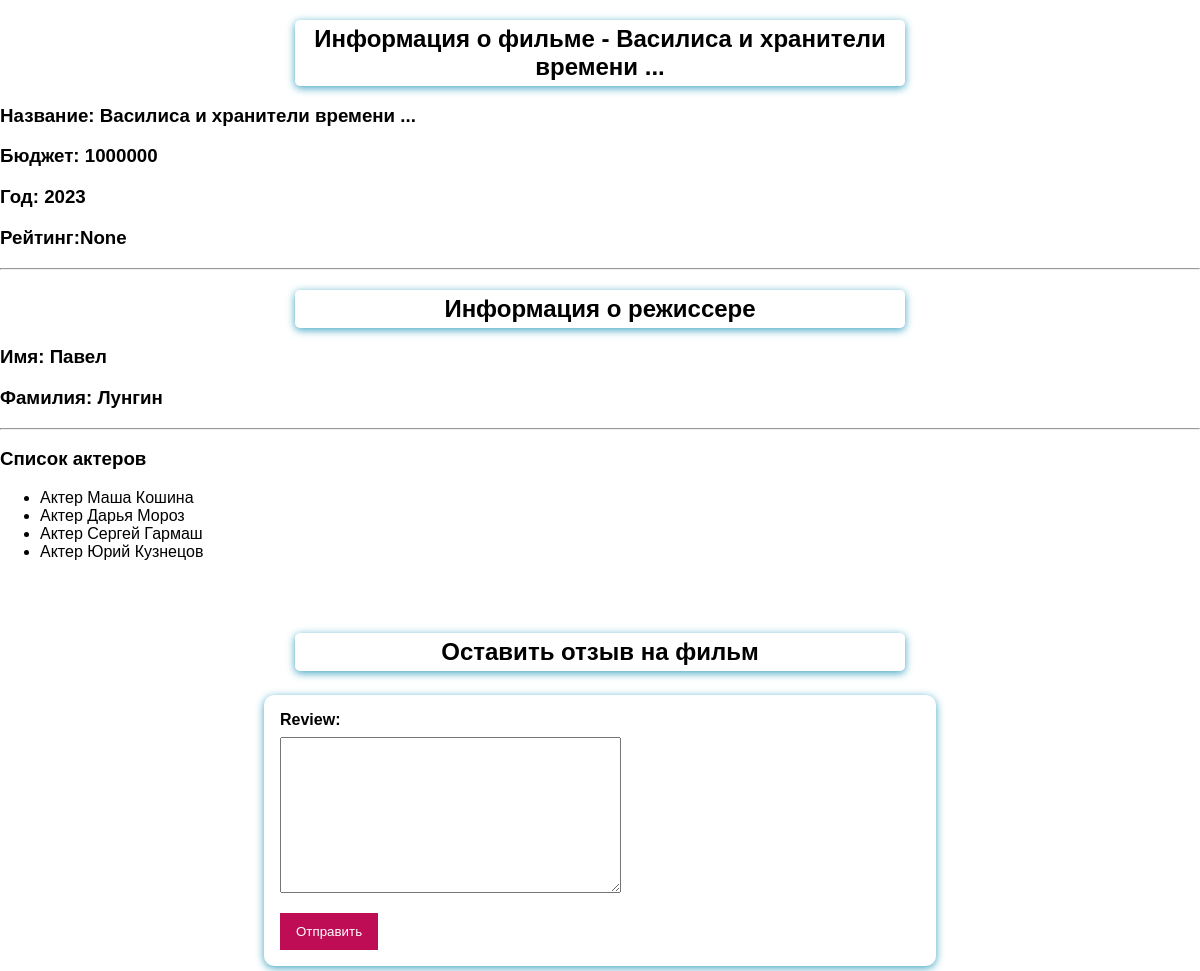
The app's page /movie/264/ with its own data.
### movie_app/models.py (models this page shows, shortened)
class Movie(models.Model):
    director = models.ForeignKey(Director, on_delete=models.CASCADE, null=True)
    actor = models.ManyToManyField(Actor)
    name = models.CharField(max_length=40)
    rating = models.IntegerField(validators=[MinValueValidator(1), MaxValueValidator(10)], null=True, blank=True)
    year = models.IntegerField(null=True, validators=[MinValueValidator(1900), MaxValueValidator(2050)])
    budget = models.IntegerField(default=1000000, validators=[MinValueValidator(1), MaxValueValidator(10000000)])
    slug = models.SlugField(default='', null=False)

class Director(models.Model):
    first_name = models.CharField(max_length=100)
    last_name = models.CharField(max_length=100)

class Actor(models.Model):
    MALE = 'M'
    FEMALE = 'F'
    GENDERS = [
        (MALE, 'Male'),
        (FEMALE, 'Female'),
    ]
    first_name = models.CharField(max_length=100)
    last_name = models.CharField(max_length=100)
    gender = models.CharField(max_length=1, choices=GENDERS, default=MALE)
    dressing = models.OneToOneField(DressingRoom, on_delete=models.SET_NULL, null=True, blank=True)
    def __str__(self):
        if self.gender == self.MALE:
            return f'Актер {self.first_name} {self.last_name}'
        else:
            return f'Актриса {self.first_name} {self.last_name}'

### movie_app/views.py (the view, shortened to what this page needs)
# urls.py: path('movie/<int:pk>/', views.show_one_movie, name='movie-detail'),
def show_one_movie(request, pk: int):
    movie = get_object_or_404(Movie, pk=pk)
    form = MovieForm()
    return render(request, 'movie_app/one_movie.html', {
        'movie': movie,
        'form': form
    })

### movie_app/forms.py
class MovieForm(forms.ModelForm):
    class Meta:
        model = Feedback
        fields = '__all__'
        error_messages = {
            'review': {
                'max_length': 'Ой, слишком много символов',
                'min_length': 'Ой, слишком мало символов',
                'required': 'Поле не должно быть пустым',
            }
        }

### movie_app/templates/movie_app/one_movie.html (shortened to what this page needs)
{% load static %}
<!DOCTYPE html>
<html lang="en">
<head>
    <link rel="stylesheet" href="{% static 'movie_app/index.css' %}">
</head>
{% block content %}
    <h2>Информация о фильме - {{ movie.name }}</h2>
    <h3>Название: {{ movie.name }}</h3>
    <h3>Бюджет: {{ movie.budget }}</h3>
    <h3>Год: {{ movie.year }}</h3>
    <h3>Рейтинг:{{ movie.rating }}</h3>
    <hr>
    <h2>Информация о режиссере</h2>
    <h3>Имя: {{ movie.director.first_name }}</h3>
    <h3>Фамилия: {{ movie.director.last_name }}</h3>
    <hr>
    <h3>Список актеров</h3>
    <ul>
        {% for actor in movie.actor.all %}
            <li><a>{{ actor }}</a></li>
        {% endfor %}
    </ul>
    <br>
    <br>
    <h2>Оставить отзыв на фильм</h2>
    <form method="post">
        {% for field in form %}
            <div class="form-style {% if field.errors %} errors {% endif %}">
                {{ field.label_tag }}
                {{ field }}
            </div>
        {% endfor %}
        <button type="submit">Отправить</button>
    </form>
{% endblock %}

### movie_app/static /movie_app/index.css (style rules this page uses)
h2 { width:50%; margin: 20px auto 5px; text-align: center; padding: 5px; border-radius: 5px; box-shadow: 0 2px 8px #3ca3c1; }
form { margin: 1.5rem auto 5px; width: 90%; max-width: 40rem; padding: 1rem; border-radius: 10px; font-size: 16px; background-color: white; box-shadow: 0 2px 8px #3ca3c1; }
button { cursor: pointer; background-color: #bf0d55; color: white; border: 10px solid #bf0d55; }
.form-style { margin-bottom: 1rem; }
.form-style label { font-weight: bold; display: block; margin-bottom: 0.5rem; }

### records on screen
Movie: name "Василиса и хранители времени ...", budget "1000000", year "2023", rating "None", director.first_name "Павел", director.last_name "Лунгин"
Actor: gender+first_name+last_name "Актер Маша Кошина"
Actor: gender+first_name+last_name "Актер Дарья Мороз"
Actor: gender+first_name+last_name "Актер Сергей Гармаш"
Actor: gender+first_name+last_name "Актер Юрий Кузнецов"

### other values on screen
{{ field.label_tag }} "Review:"
